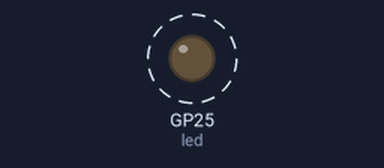
This program was run on a simulated Raspberry Pi Pico running MicroPython. Shown: output pins drawn as LEDs (lit = HIGH). Dashed ring = blinking.

Above: at 0.12 s.
Timing chart, 0 to 3.0 s (numbered marks = the images above):
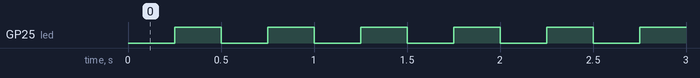

The program:

blink.py
```python
"""
Blink the on board LED on Raspberry Pi Pico W
"""
import machine

led = machine.Pin("LED", machine.Pin.OUT)
timer = machine.Timer()


def blink(timer):
    """
    Toggle LED
    """
    led.toggle()


timer.init(freq=4, mode=machine.Timer.PERIODIC, callback=blink)
```

Measured:
- by itself, GP25 (led): alternates HIGH for 0.25 s and LOW for 0.25 s
